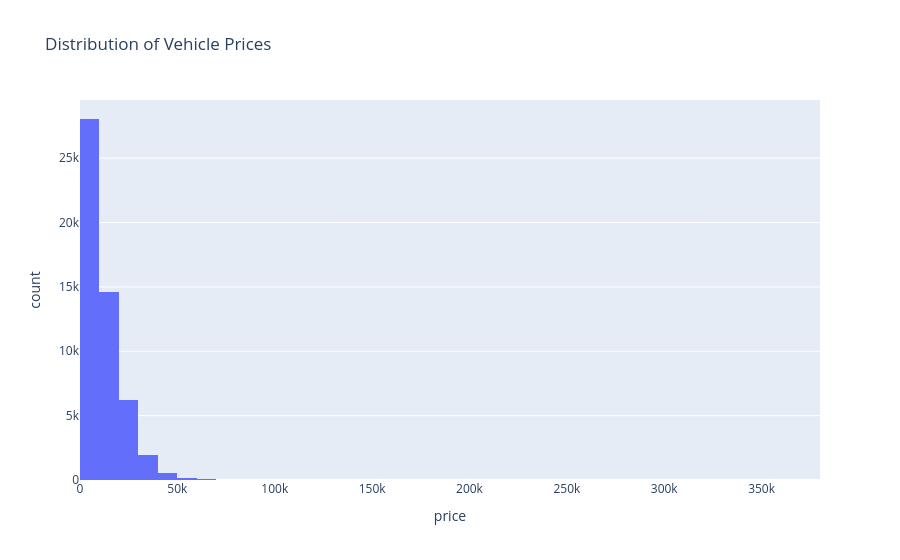

Here is the notebook cell this chart was saved with:
### Code cell
fig = px.histogram(
    df,
    x="price",
    nbins=50,
    title="Distribution of Vehicle Prices"
)

fig.show()

### Figure 1 — Plotly figure (JSON) as saved in the notebook; plotly's stock layout.template omitted (floating-point values rounded to 4 significant figures; data arrays with more than 128 entries replaced by an {"elided": "..."} marker saying what was removed)
{"data": [{"bingroup": "x", "hovertemplate": "price=%{x}<br>count=%{y}<extra></extra>", "legendgroup": "", "marker": {"color": "#636efa", "pattern": {"shape": ""}}, "name": "", "nbinsx": 50, "orientation": "v", "showlegend": false, "type": "histogram", "x": {"elided": "51525 int values"}, "xaxis": "x", "yaxis": "y"}], "layout": {"barmode": "relative", "legend": {"tracegroupgap": 0}, "title": {"text": "Distribution of Vehicle Prices"}, "xaxis": {"anchor": "y", "domain": [0, 1], "title": {"text": "price"}}, "yaxis": {"anchor": "x", "domain": [0, 1], "title": {"text": "count"}}}}
